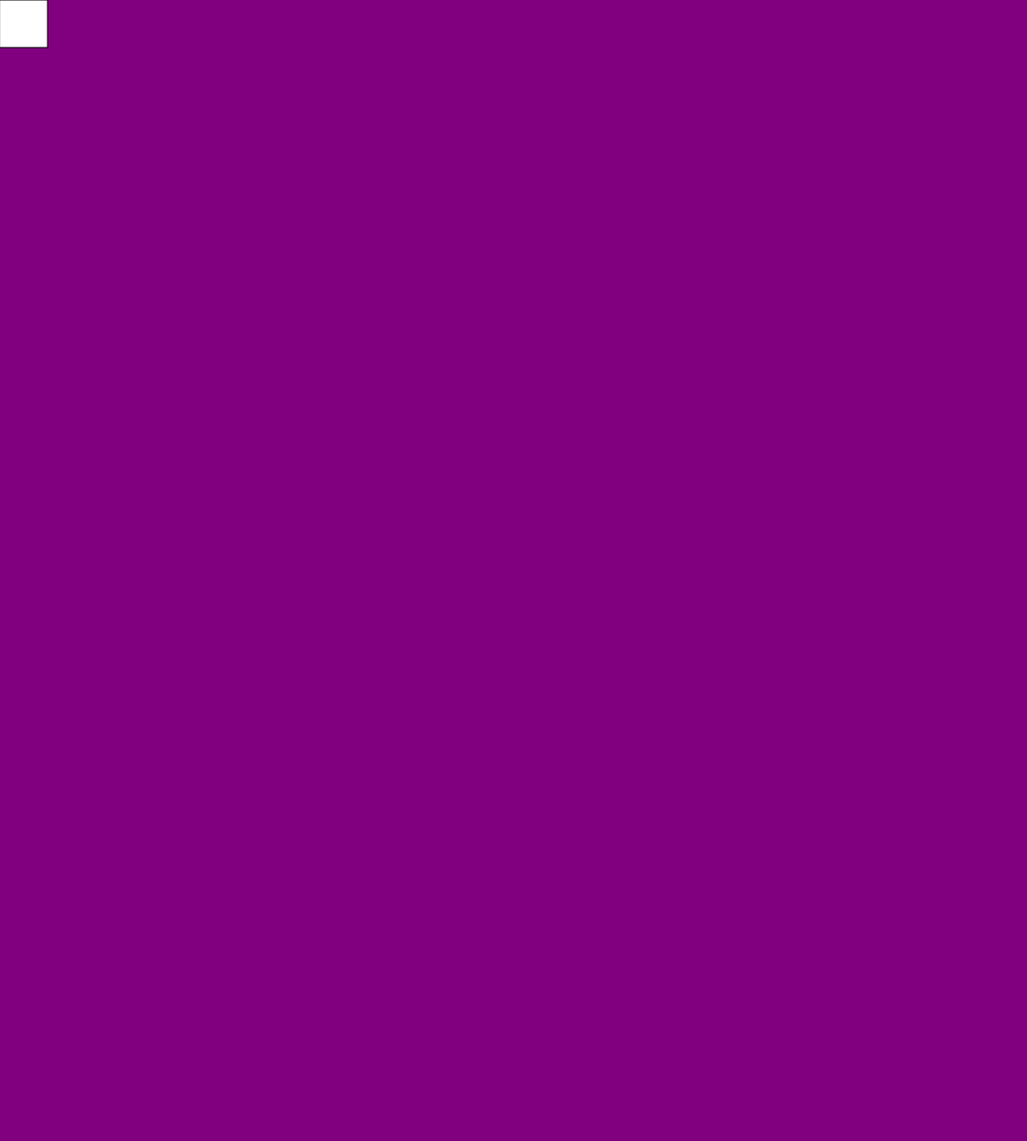
Frame 1 (no input)
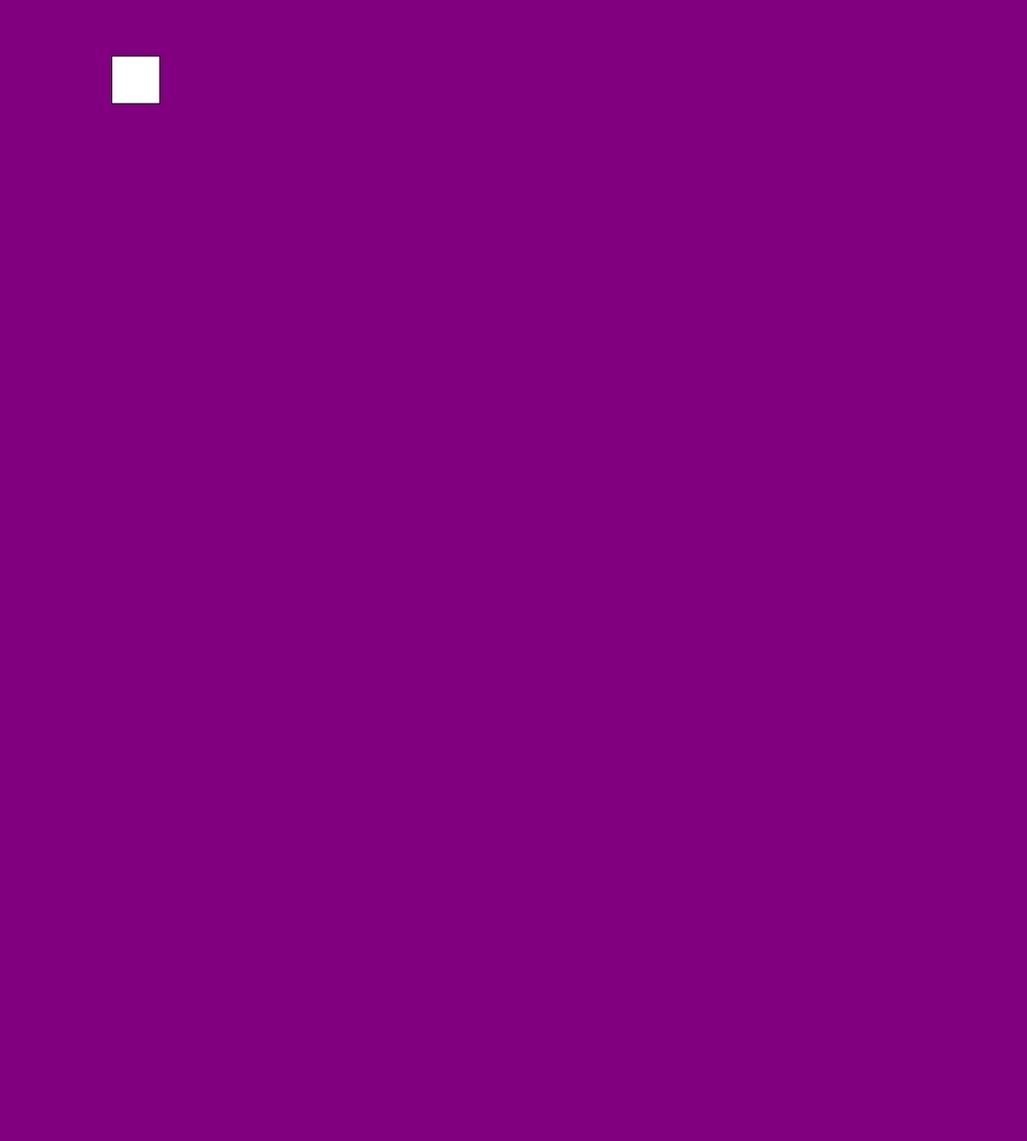
Frame 60 (no input)
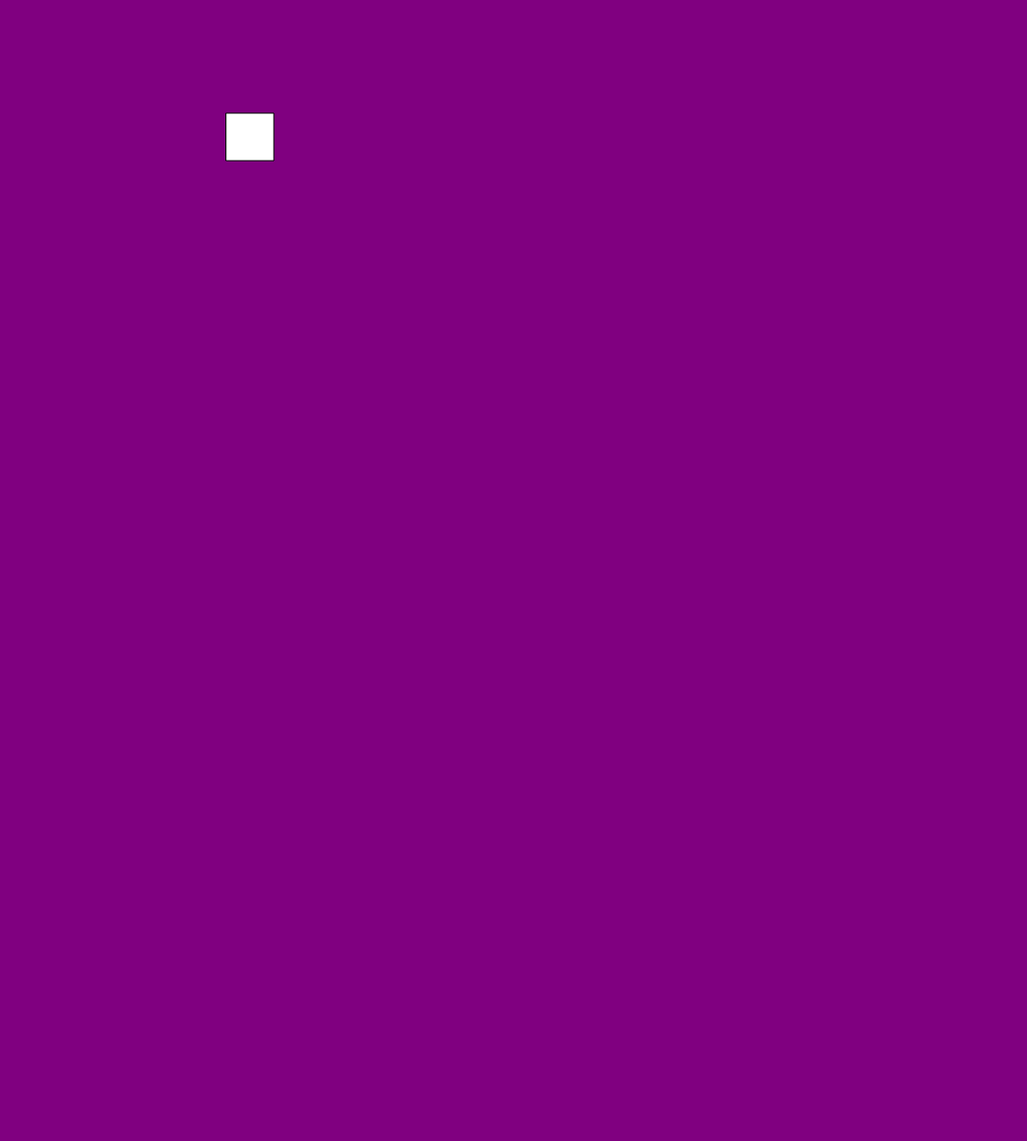
Frame 120 (the mouse pressed at the canvas centre since frame 60)

The p5.js sketch that drew these frames (run headless with seeded random() and noise() and a simulated clock; from frame 60 on, the mouse is pressed at the canvas centre):

// p5.js sketch
// ── sketch.js
var bubby = "polite";

function setup(){
    createCanvas(1080,1200);
}

var x = 0;
var y = 0;

function draw(){
    background('purple');
    rect(x,y,50,50);
    x = x + 2;
    x = x % 15000;
    y = y + 1;
    y = y % 15000;
}

console.log(bubby);
